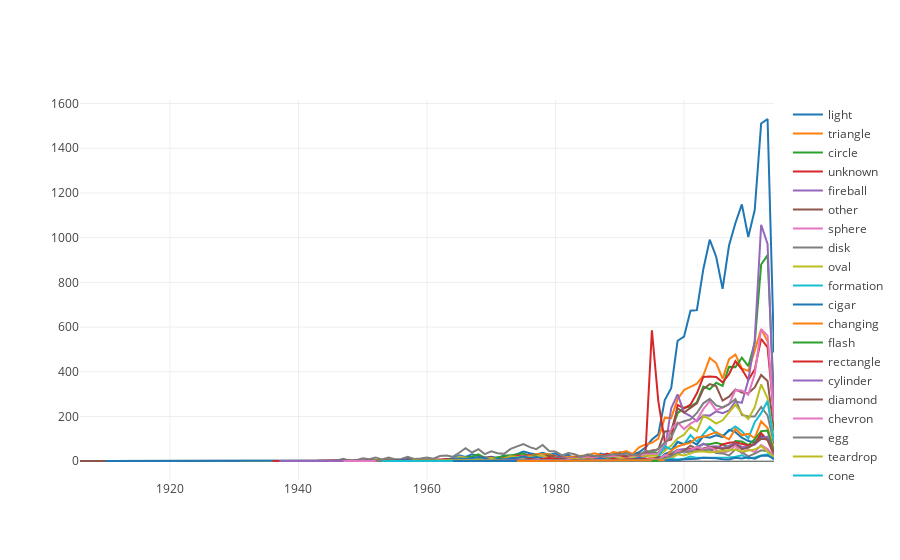

Here is the notebook cell this chart was saved with:
### Code cell
data = []

for ufo_shape in temp.index[:]:
    df = pd.DataFrame(shape_year.loc[ufo['shape'] == ufo_shape, 'year'])
    shape = df['year'].value_counts()
    shape.sort_index(ascending=True, inplace=True)
    trace = go.Scatter(x=shape.index, y=shape, mode="lines", name=ufo_shape)
    data.append(trace)
    
iplot(data)
